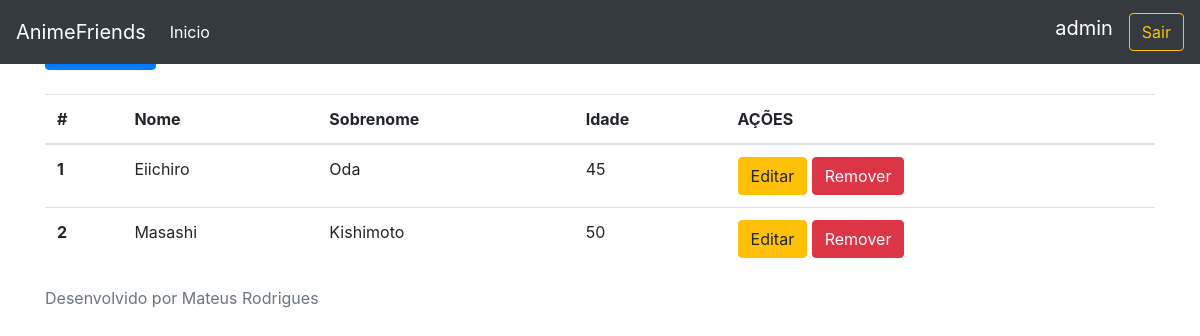
The app's page /autor/ (signed in), older data.
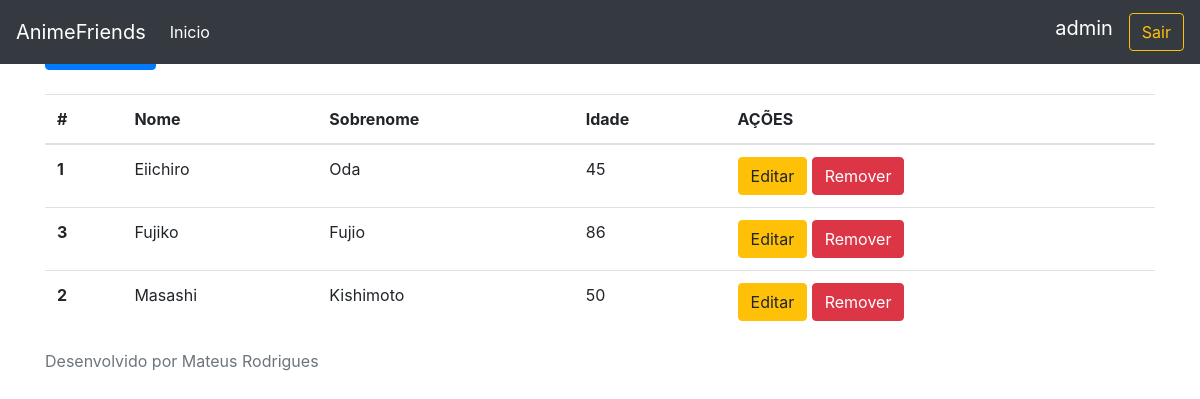
The same page, newer data.
### api/models.py (models this page shows, shortened)
class Autor(models.Model):
    nome= models.CharField(max_length=255)
    sobrenome= models.CharField(max_length=255)
    idade= models.IntegerField()
    sexo= models.CharField(max_length=10)
    cpf= models.CharField(max_length=15)
    class Meta:
        ordering= ['nome','sobrenome']
        verbose_name= 'autor'

### api/views.py (the view)
# urls.py: path('autor/',listaAutor,name='lista_autor'),
@login_required
def listaAutor(request):
    autor= Autor.objects.all()
    return render(request,'listaAutor.html',context={'autor': autor})

### api/templates/listaAutor.html
{% extends 'base.html' %}
{% block conteudo %}
<mat-card>
    <mat-card-header><h5 class="text-center">Lista de Autores</h5></mat-card-header>
</mat-card>
<a class="btn btn-primary" role='button' href='/autor/add'>Novo Autor</a>
    <br />
    <br />
    <table class="table">
        <thead>
            <tr>
                <th scope="col">#</th>
                <th scope="col">Nome</th>
                <th scope="col">Sobrenome</th>
                <th scope="col">Idade</th>
                <th scope="col">AÇÕES</th>
            </tr>
        </thead>
        <tbody>
            {% for a in autor %}
                <tr>
                    <th scope="row">{{ a.pk }}</th>
                    <td>{{ a.nome }}</td>
                    <td>{{ a.sobrenome }}</td>
                    <td>{{a.idade}}</td>
                    <td>
                        <a href="/autor/editar/{{a.pk}}" class="btn btn-warning" >Editar</a>
                        <a href="/autor/excluir/{{a.pk}}" class="btn btn-danger" >Remover</a>
                    </td>
                </tr>
            {% endfor %}
        </tbody>
    </table>
{% endblock %}

Row changes from the older to the newer data that the page shows:
added Autor: pk "3", nome "Fujiko", sobrenome "Fujio", idade "86"
